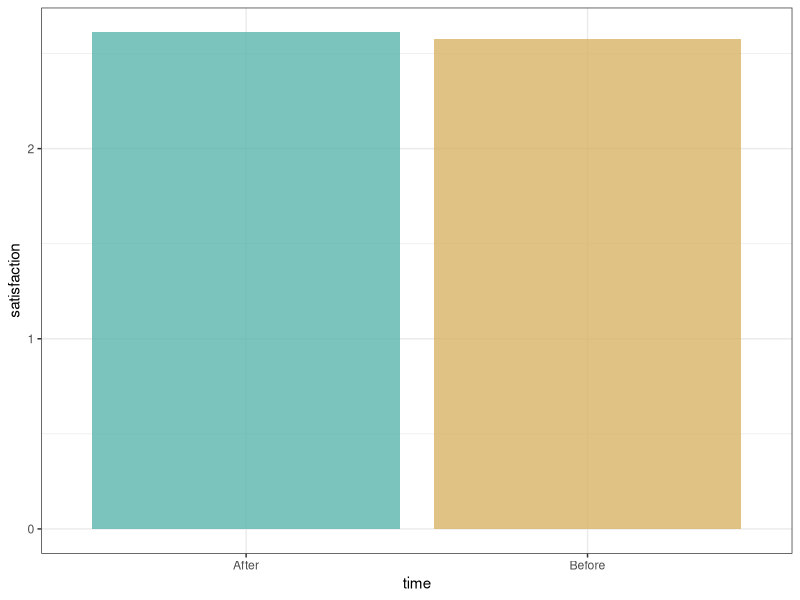
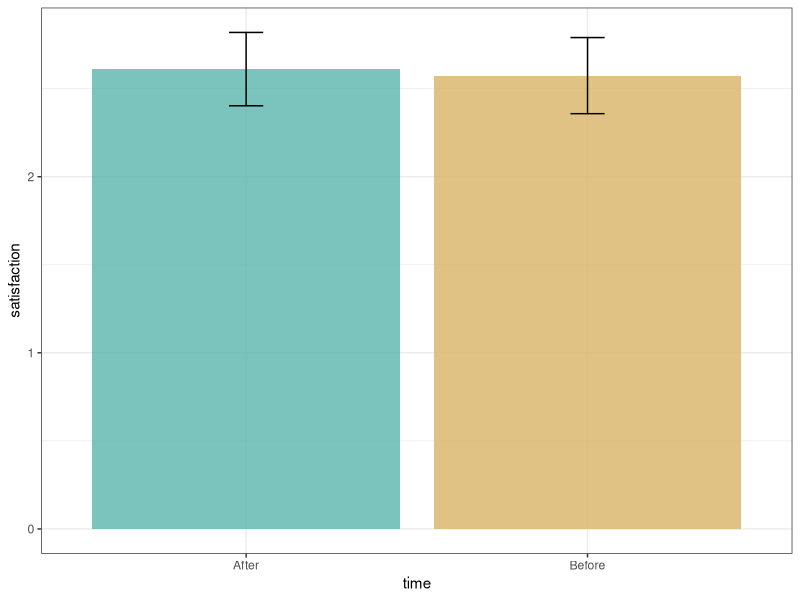
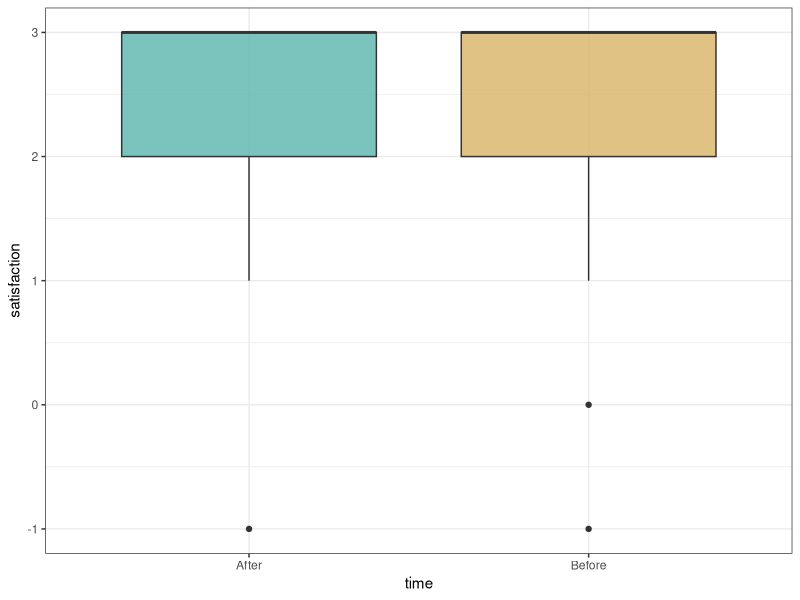
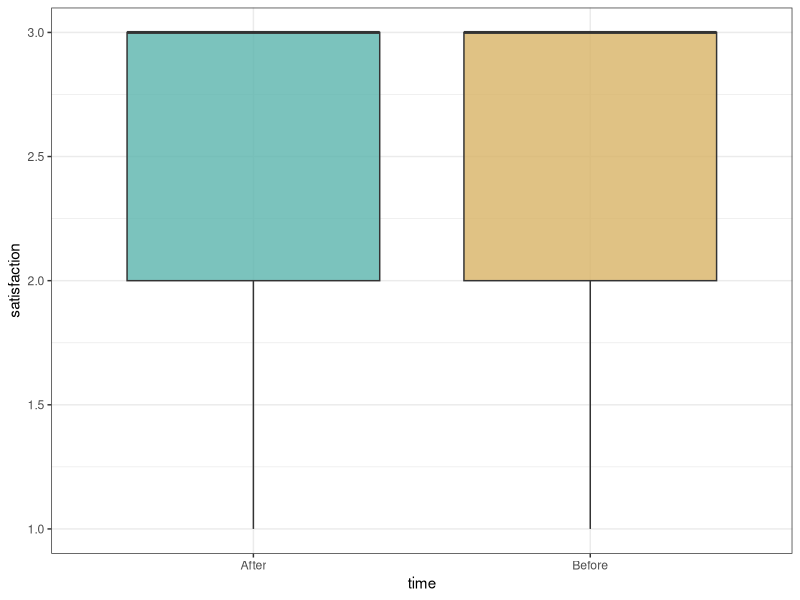
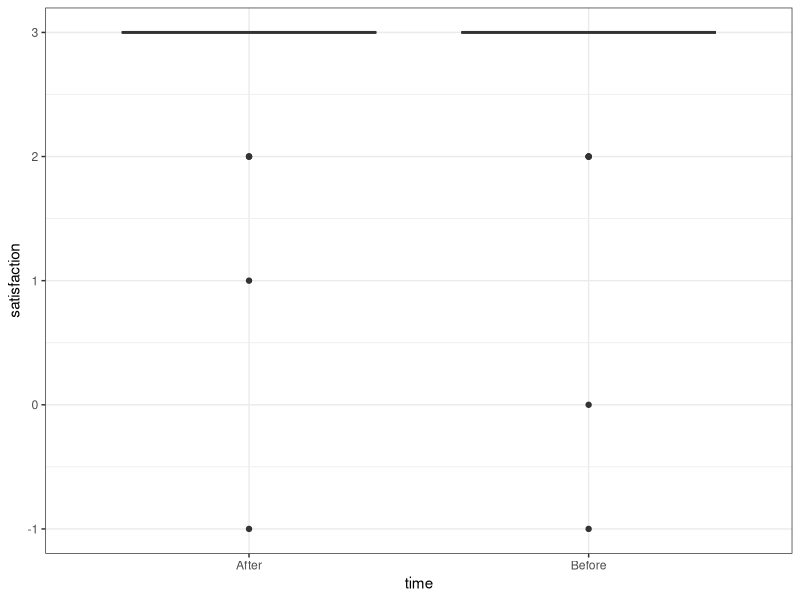
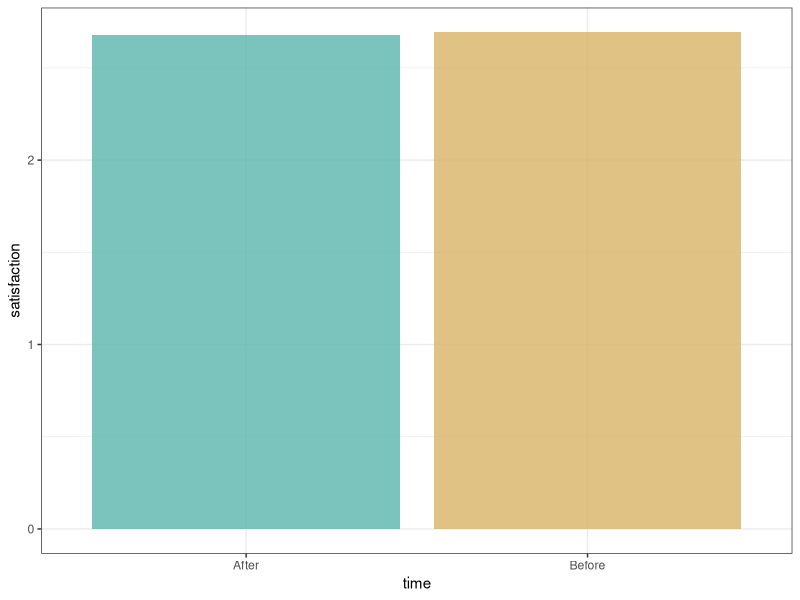
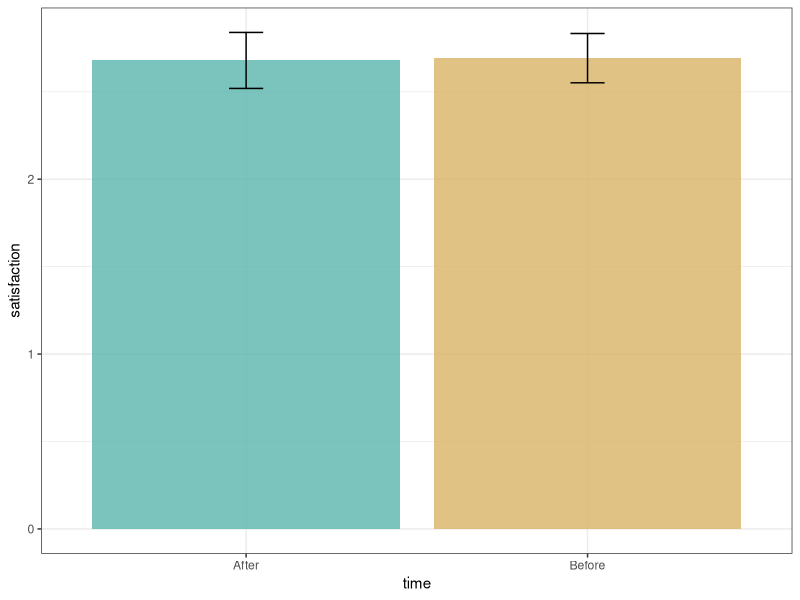
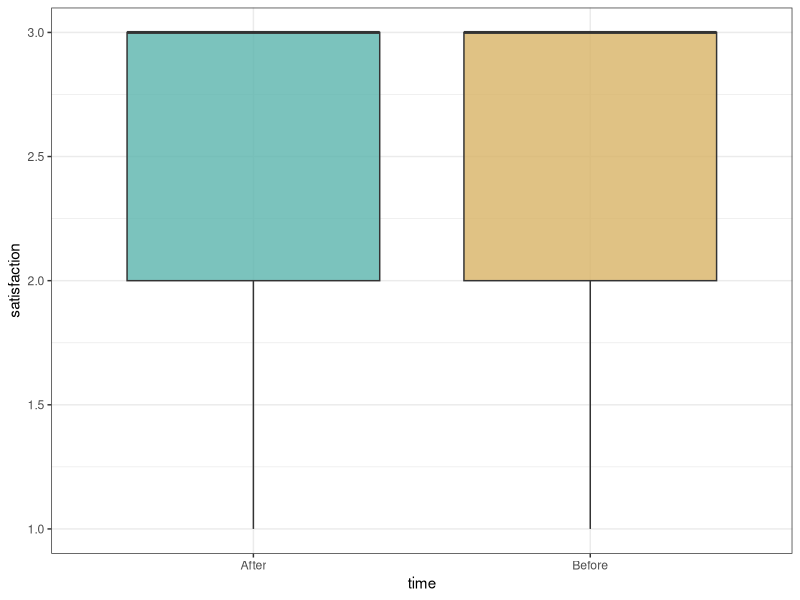

Recreate these plots in R, in order.
# Description: This script evaluates the t-test for the answers of participants
# it compares the differences between participants asigned to competition and colaboration
# groups
#
# Comments: set your working directory to 
# Author: Diego Pajarito 

library(sjmisc)
library(dplyr)
library(knitr)
library(ggplot2)
library(Hmisc)

# Setup 
# Set ggplot defaults & Custom colors 
themeMod <- theme_bw() + 
  theme(legend.position = "none", axis.text.y = element_text(hjust = 1))
theme_set(themeMod)
myFill <- function(...){
  scale_fill_manual(values = alpha(c("#5ab4ac","#d8b365", "#f5f5f5"),0.8),...)
}
scale_fill_discrete <- myFill
# Data reading and group asignation based on the answers
table_answers <- read.csv('data/Questionnaire_Answers.csv')
table_answers$group <- ifelse( !is.na(table_answers$competition_1) , "Competition", ifelse(!is.na(table_answers$collaboration_1), "Collaboration", NA))
table_answers <- table_answers[!is.na(table_answers$group),]





# Paired test
# Satisfaction with cycling before and after - Comparison between groups collaboration / competitition

satisfaction_before <- data.frame(table_answers$Participant, table_answers$City, table_answers$group, table_answers$profile_cycling_1)
names(satisfaction_before) <- c("participant", "city", "group", "satisfaction")
satisfaction_before$time <- "Before"

satisfaction_after <- data.frame(table_answers$Participant, table_answers$City, table_answers$group, table_answers$satisfaction_cycling)
names(satisfaction_after) <- c("participant", "city", "group", "satisfaction")
satisfaction_after$time <- "After"

answers_satisfaction_paired <- rbind(satisfaction_before, satisfaction_after)
answers_satisfaction_competition <- answers_satisfaction_paired[answers_satisfaction_paired$group == "Competition",]
answers_satisfaction_competition_before <- answers_satisfaction_competition[answers_satisfaction_competition$time == "Before",]
answers_satisfaction_competition_after <- answers_satisfaction_competition[answers_satisfaction_competition$time == "After",]
answers_satisfaction_collaboration <- answers_satisfaction_paired[answers_satisfaction_paired$group == "Collaboration",]
answers_satisfaction_collaboration_before <- answers_satisfaction_collaboration[answers_satisfaction_collaboration$time == "Before",]
answers_satisfaction_collaboration_after <- answers_satisfaction_collaboration[answers_satisfaction_collaboration$time == "After",]

# Variance Test
fligner.test(satisfaction_before$satisfaction, satisfaction_after$satisfaction)

# Summarize data by groups
answers_satisfaction_paired %>% 
  group_by(time) %>%
  summarise(N = length(satisfaction),
            Mean = mean(satisfaction),
            SD = sd(satisfaction),
            SE = SD/sqrt(N)) 
# T Test
t.test(satisfaction_before$satisfaction, satisfaction_after$satisfaction ) 
t.test(answers_satisfaction_competition_before$satisfaction, answers_satisfaction_competition_after$satisfaction ) 
t.test(answers_satisfaction_competition_before[answers_satisfaction_competition_before$city=="Castelló",]$satisfaction, 
       answers_satisfaction_competition_after[answers_satisfaction_competition_after$city=="Castelló",]$satisfaction ) 
t.test(answers_satisfaction_competition_before[answers_satisfaction_competition_before$city=="Malta",]$satisfaction, 
       answers_satisfaction_competition_after[answers_satisfaction_competition_after$city=="Malta",]$satisfaction ) 
t.test(answers_satisfaction_competition_before[answers_satisfaction_competition_before$city=="Münster",]$satisfaction, 
       answers_satisfaction_competition_after[answers_satisfaction_competition_after$city=="Münster",]$satisfaction ) 

t.test(answers_satisfaction_collaboration_before$satisfaction, answers_satisfaction_collaboration_after$satisfaction)
t.test(answers_satisfaction_collaboration_before[answers_satisfaction_collaboration_before$city=="Castelló",]$satisfaction, 
       answers_satisfaction_collaboration_after[answers_satisfaction_collaboration_after$city=="Castelló",]$satisfaction)
t.test(answers_satisfaction_collaboration_before[answers_satisfaction_collaboration_before$city=="Malta",]$satisfaction, 
       answers_satisfaction_collaboration_after[answers_satisfaction_collaboration_after$city=="Malta",]$satisfaction)
t.test(answers_satisfaction_collaboration_before[answers_satisfaction_collaboration_before$city=="Münster",]$satisfaction, 
       answers_satisfaction_collaboration_after[answers_satisfaction_collaboration_after$city=="Münster",]$satisfaction)


# Boxplot  
p <- ggplot(data = answers_satisfaction_paired, aes(y = satisfaction, x = time, fill = time)) 
p_competition <- ggplot(data = answers_satisfaction_competition, aes(y = satisfaction, x = time, fill = time)) 
p_collaboration <- ggplot(data = answers_satisfaction_collaboration, aes(y = satisfaction, x = time, fill = time)) 

p + stat_summary(fun.y = "mean", geom = "bar")  

# Barplot of the means of the two groups and the Error bars
p + stat_summary(fun.y = "mean", geom = "bar") +
  stat_summary(fun.data = "mean_cl_normal", 
               geom = "errorbar", 
               width = 0.1) 
# Boxplot comparizon of the two groups
p + geom_boxplot() 
p_competition + geom_boxplot() 
p_collaboration + geom_boxplot() 





# Boxplot brings a the outliers that should not be considered in the analysis
outliers_collaboration <-  answers_satisfaction_paired[answers_satisfaction_paired$satisfaction<=0,]
answers_satisfaction_witout_outliers <- answers_satisfaction_paired[answers_satisfaction_paired$satisfaction>0,]

# T Test
t.test(answers_satisfaction_witout_outliers$satisfaction, answers_satisfaction_witout_outliers$satisfaction ) 

# Boxplot  
p_wo <- ggplot(data = answers_satisfaction_witout_outliers, aes(y = satisfaction, 
                                                    x = time, fill = time)) 
p_wo + stat_summary(fun.y = "mean", geom = "bar")  

# Barplot of the means of the two groups and the Error bars
p_wo + stat_summary(fun.y = "mean", geom = "bar") +
  stat_summary(fun.data = "mean_cl_normal", 
               geom = "errorbar", 
               width = 0.1) 
# Boxplot comparizon of the two groups
p_wo + geom_boxplot() 







#
#
# Paired test
# Engagement with cycling before and after - Comparison between groups collaboration / competitition

engagement_before <- data.frame(table_answers$Participant, table_answers$City, table_answers$group, table_answers$engagement_A1)
names(engagement_before) <- c("participant", "city", "group", "engagement")
engagement_before$time <- "Before"

engagement_after <- data.frame(table_answers$Participant, table_answers$City, table_answers$group, table_answers$engagement_B1)
names(engagement_after) <- c("participant", "city", "group", "engagement")
engagement_after$time <- "After"

engagement_paired <- rbind(engagement_before, engagement_after)
engagement_competition <- engagement_paired[engagement_paired$group == "Competition",]
engagement_competition_before <- engagement_competition[engagement_competition$time == "Before",]
engagement_competition_after <- engagement_competition[engagement_competition$time == "After",]
engagement_collaboration <- engagement_paired[engagement_paired$group == "Collaboration",]
engagement_collaboration_before <- engagement_collaboration[engagement_collaboration$time == "Before",]
engagement_collaboration_after <- engagement_collaboration[engagement_collaboration$time == "After",]

# Variance Test
fligner.test(engagement_before$engagement, engagement_after$engagement)

# Summarize data by groups
engagement_paired %>%                         # "Start with the data set we imported, d 
  group_by(time) %>%                           # Then group d by IV 
  summarise(N = length(engagement),      # Then summarize each group
            Mean = mean(engagement),
            SD = sd(engagement),
            SE = SD/sqrt(N)) 
# T Test
t.test(engagement_before$engagement, engagement_after$engagement ) 
t.test(engagement_competition_before$engagement, engagement_competition_after$engagement ) 
t.test(engagement_competition_before[engagement_competition_before$city == "Castelló",]$engagement,
       engagement_competition_after[engagement_competition_after$city == "Castelló",]$engagement ) 
t.test(engagement_competition_before[engagement_competition_before$city == "Malta",]$engagement,
       engagement_competition_after[engagement_competition_after$city == "Malta",]$engagement ) 
t.test(engagement_competition_before[engagement_competition_before$city == "Münster",]$engagement,
       engagement_competition_after[engagement_competition_after$city == "Münster",]$engagement ) 

t.test(engagement_collaboration_before$engagement, engagement_collaboration_after$engagement)
t.test(engagement_collaboration_before[engagement_collaboration_before$city == "Castelló",]$engagement, 
       engagement_collaboration_after[engagement_collaboration_after$city == "Castelló",]$engagement)
t.test(engagement_collaboration_before[engagement_collaboration_before$city == "Malta",]$engagement, 
       engagement_collaboration_after[engagement_collaboration_after$city == "Malta",]$engagement)
t.test(engagement_collaboration_before[engagement_collaboration_before$city == "Münster",]$engagement, 
       engagement_collaboration_after[engagement_collaboration_after$city == "Münster",]$engagement)


# Boxplot  
p_engagement <- ggplot(data = engagement_paired, aes(y = engagement, x = time, fill = time)) 
p_engagement_competition <- ggplot(data = engagement_competition, aes(y = engagement, x = time, fill = time)) 
p_engagement_collaboration <- ggplot(data = engagement_collaboration, aes(y = engagement, x = time, fill = time)) 

p_engagement + stat_summary(fun.y = "mean", geom = "bar")  

# Barplot of the means of the two groups and the Error bars
p_engagement + stat_summary(fun.y = "mean", geom = "bar") +
  stat_summary(fun.data = "mean_cl_normal", 
               geom = "errorbar", 
               width = 0.1) 
# Boxplot comparizon of the two groups
p_engagement + geom_boxplot() 
p_engagement_competition + geom_boxplot() 
p_engagement_competition + geom_boxplot() + facet_grid(. ~ city)
p_engagement_collaboration + geom_boxplot() 
p_engagement_collaboration + geom_boxplot() + facet_grid(. ~ city)
